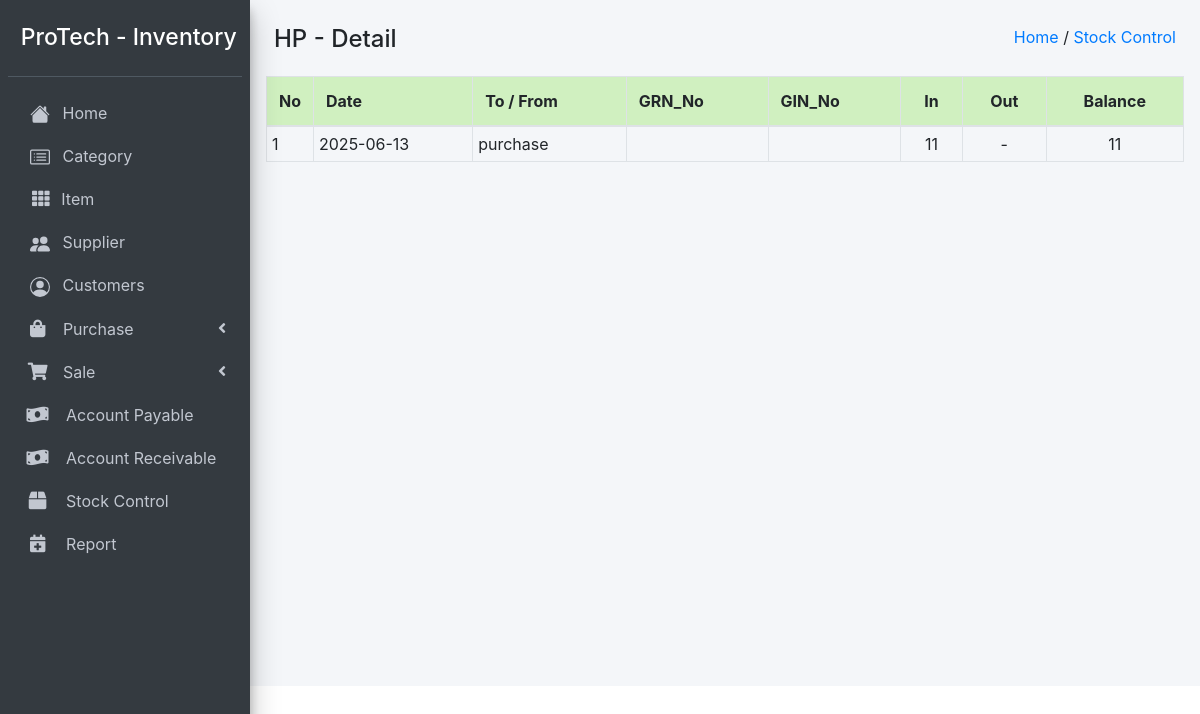
The app's page /stock_detail.php?item_id=2002, older data.
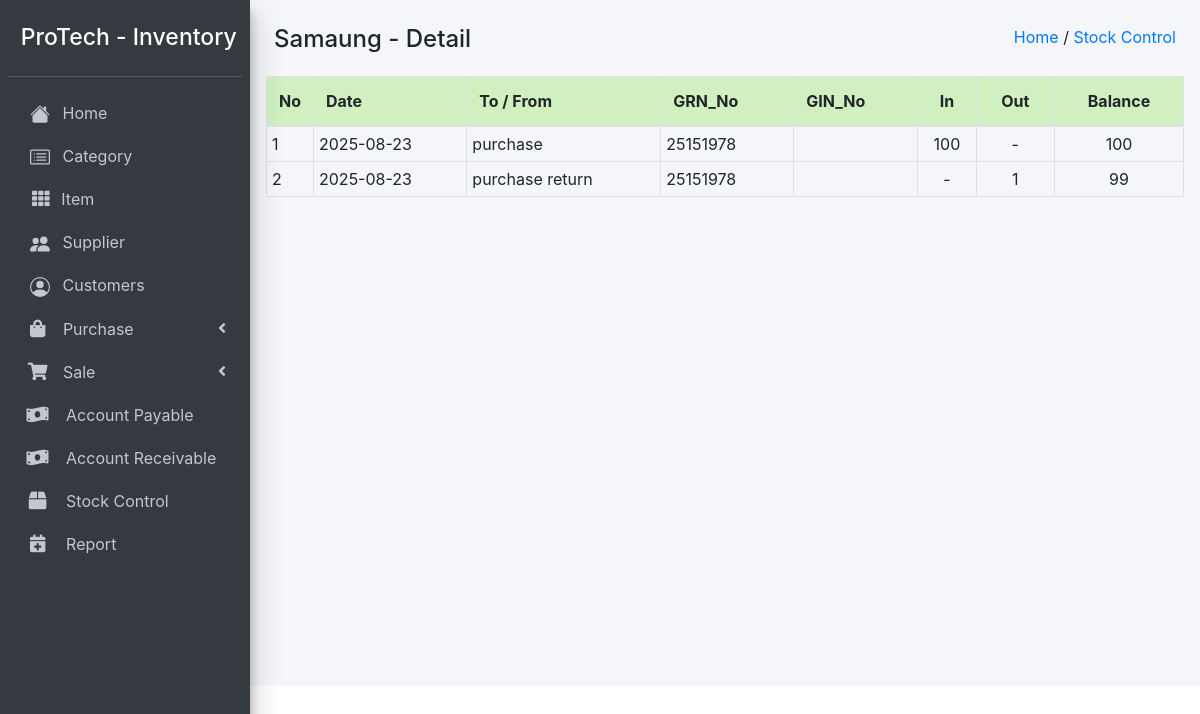
The same page, newer data.
### tables this page shows
CREATE TABLE `item` (
  `id` int(11) NOT NULL,
  `item_id` varchar(255) NOT NULL,
  `item_name` varchar(255) NOT NULL,
  `categories_id` varchar(255) NOT NULL,
  `original_price` int(11) NOT NULL,
  `selling_price` int(11) NOT NULL,
  `reorder_level` int(11) NOT NULL
);

CREATE TABLE `stock` (
  `id` int(11) NOT NULL,
  `date` date NOT NULL,
  `item_id` int(11) NOT NULL,
  `to_from` varchar(100) NOT NULL,
  `in_qty` int(11) NOT NULL,
  `out_qty` int(11) NOT NULL,
  `foc_qty` int(11) NOT NULL,
  `balance` int(11) NOT NULL,
  `grn_no` int(11) DEFAULT NULL,
  `gin_no` int(11) DEFAULT NULL
);

### stock_detail.php (the view, shortened to what this page needs)
<?php
require '../Config/config.php';
  ?>
  <?php include 'header.php'; ?>
<?php
    $item_id = $_GET['item_id'];
    $stockstmt = $pdo->prepare("SELECT * FROM stock WHERE item_id='$item_id'");
    $stockstmt->execute();
    $stockdata = $stockstmt->fetchAll();
    $itemstmt = $pdo->prepare("SELECT * FROM item WHERE item_id='$item_id'");
    $itemstmt->execute();
    $item = $itemstmt->fetch(PDO::FETCH_ASSOC);
 ?>
<div class="col-md-12 px-3 mt-4">
  <div class="d-flex justify-content-between px-2">
    <div>
      <h4><?php echo $item['item_name']; ?> - Detail</h4>
    </div>
    <div>
      <a href="index.php">
        Home
      </a>
      /
      <a href="stock_control.php">
        Stock Control
      </a>
    </div>
  </div>
  <div class="outer" style="margin-top:-10px;">
    <table class="table table-bordered mt-4 table-hover">
      <thead class="custom-thead">
        <tr>
          <th style="width: 10px">No</th>
          <th>Date</th>
          <th>To / From</th>
          <th>GRN_No</th>
          <th>GIN_No</th>
          <th class="text-center">In</th>
          <th class="text-center">Out</th>
          <th class="text-center">Balance</th>
        </tr>
      </thead>
      <tbody>
        <?php
          if ($stockdata) {
            $id = 1;
            foreach ($stockdata as $value) {
         ?>
        <tr>
          <td><?php echo $id; ?></td>
          <td><?php echo $value['date'];?></td>
          <td><?php echo $value['to_from'];?></td>
          <td><?php echo $value['grn_no'];?></td>
          <td><?php echo $value['gin_no'];?></td>
          <td class="text-center">
            <?php
             if(!empty($value['in_qty'])){
                if($value['foc_qty'] != 0){
                    echo $value['in_qty'];
                    ?>
                    <span class="badge badge-success">foc +2</span>
                    <?php
                }else{
                    echo $value['in_qty'];
                }
              }else{
                  echo '-';
             }
            ?>
          </td>
          <td class="text-center">
            <?php
              if(!empty($value['out_qty'])){
                  if($value['foc_qty'] != 0){
                      echo $value['out_qty'];
                      ?>
                      <span class="badge badge-success">foc +2</span>
                      <?php
                  }else{
                      echo $value['out_qty'];
                  }
                }else{
                    echo '-';
              }
              ?>
          </td>
          <td class="text-center"><?php echo $value['balance'];?></td>
        </tr>
        <?php
          $id++;
            }
          }
         ?>
      </tbody>
    </table>
  </div>
</div>

Row changes from the older to the newer data that the page shows:
removed item: item_name "HP"
removed stock: date "2025-06-13", to_from "purchase", in_qty "11", balance "11"
added item: item_name "Samaung"
added stock: date "2025-08-23", to_from "purchase", grn_no "25151978", in_qty "100", balance "100"
added stock: date "2025-08-23", to_from "purchase return", grn_no "25151978", out_qty "1", balance "99"
